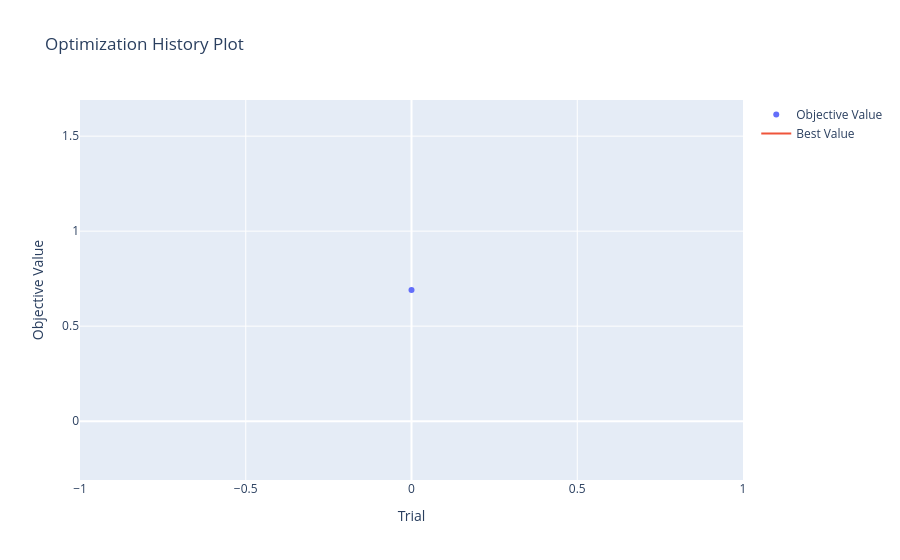

Here is the notebook cell this chart was saved with:
### Code cell
# Visualize optimization history (score per trial)
vis.plot_optimization_history(study).show()

# Visualize hyperparameter importance
vis.plot_param_importances(study).show()

# Visualize parallel coordinate plot (hyperparameters vs. score)
vis.plot_parallel_coordinate(study).show()

### Figure 1 — Plotly figure (JSON) as saved in the notebook; plotly's stock layout.template omitted (floating-point values rounded to 4 significant figures)
{"data": [{"mode": "markers", "name": "Objective Value", "type": "scatter", "x": [0], "y": [0.6903]}, {"mode": "lines", "name": "Best Value", "type": "scatter", "x": [0], "y": [0.6903]}, {"marker": {"color": "#cccccc"}, "mode": "markers", "name": "Infeasible Trial", "showlegend": false, "type": "scatter", "x": [], "y": []}], "layout": {"title": {"text": "Optimization History Plot"}, "xaxis": {"title": {"text": "Trial"}}, "yaxis": {"title": {"text": "Objective Value"}}}}
